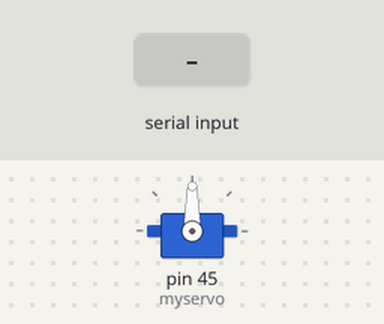
Recording of a sketch running on a simulated Arduino Mega 2560, built with avr-gcc and run on an emulated ATmega2560. Shown: servo. Inputs (shaded band) come from the test bench. What the sketch prints to the serial monitor is not drawn.

Above: at 1.2 s.
1.3 s: "30,150\n" received over Serial
At 1.7 s:
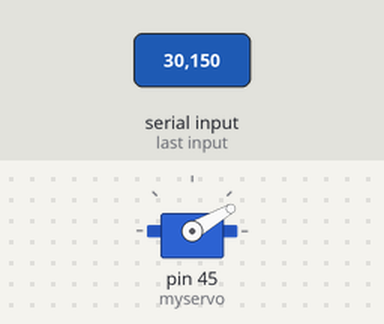
2.8 s: "5\n" received over Serial
At 4.0 s:
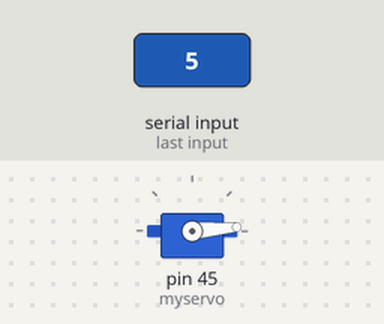
4.3 s: "200\n" received over Serial
At 5.2 s:
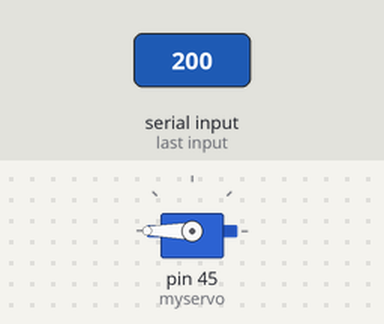
5.8 s: "90,45\n" received over Serial
At 6.3 s:
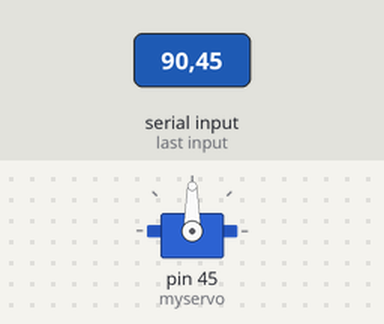
Timing chart, 0 to 8.3 s (numbered marks = the images above; inputs shaded):
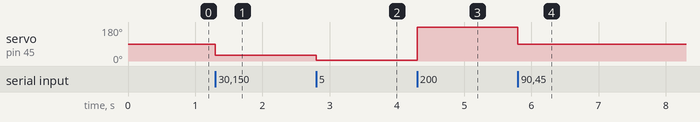

The sketch:

mpaino_serial_lib.ino
```cpp
//90,1000
//-60,100
#include <Servo.h>

Servo myservo;  //servo object

void setup() {
  Serial.begin(115200);
  myservo.attach(45); // Second Section of MPAINO PWN block
}

void loop() {
  if (Serial.available() > 0) {
    String command = Serial.readStringUntil('\n');
    commandProcess(command);
    Serial.print(command);
  }
}

void commandProcess(String command) {
  // Parse the command for angle and time
  int angle = command.substring(0, command.indexOf(',')).toInt();
  int time = command.substring(command.indexOf(',') + 1).toInt();

  angle = constrain(angle, 0, 180);

  // Run the servo motor with the parsed values
  runServo(angle, time);
}

void runServo(int angle, int time) {
  myservo.write(angle);

  delay(time);
}
```

Measured:
- after the input at 1.3 s, servo on pin 45 (myservo): 90° → 30° at once
- after the input at 2.8 s, servo on pin 45 (myservo): 30° → 5° at once
- after the input at 4.3 s, servo on pin 45 (myservo): 5° → 180° at once
- after the input at 5.8 s, servo on pin 45 (myservo): 180° → 90° at once
